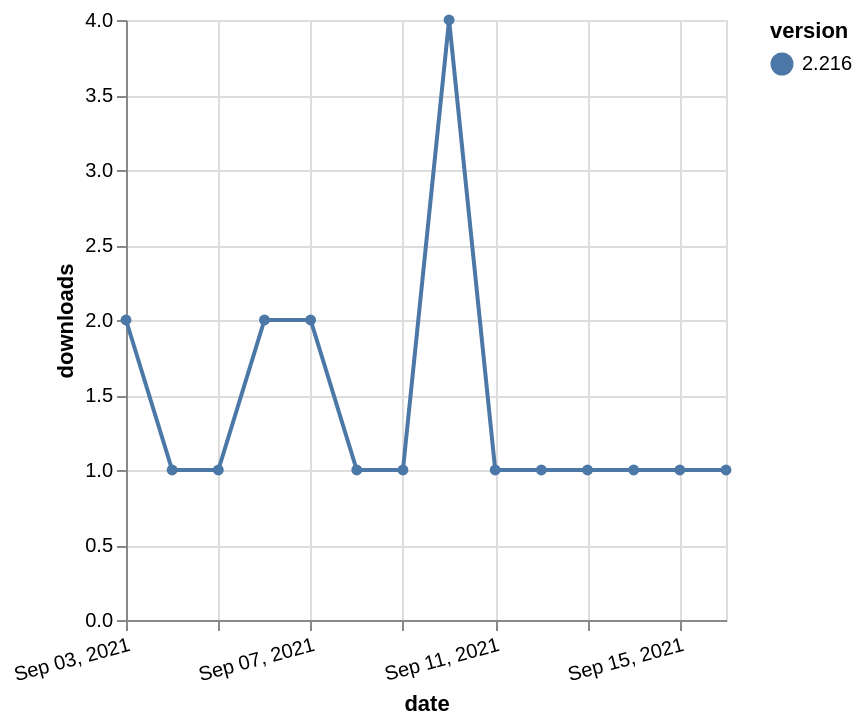

Write a Vega-Lite specification for this figure.
### Vega-Lite specification from a JSON file in a GitHub repository (floating-point values rounded to 4 significant figures)
{"$schema": "https://vega.github.io/schema/vega-lite/v5.json", "description": "A simple bar chart with embedded data.", "data": {"values": [{"date": "2021-09-03", "total": 253, "delta": 2, "version": "2.216"}, {"date": "2021-09-04", "total": 254, "delta": 1, "version": "2.216"}, {"date": "2021-09-05", "total": 255, "delta": 1, "version": "2.216"}, {"date": "2021-09-06", "total": 257, "delta": 2, "version": "2.216"}, {"date": "2021-09-07", "total": 259, "delta": 2, "version": "2.216"}, {"date": "2021-09-08", "total": 260, "delta": 1, "version": "2.216"}, {"date": "2021-09-09", "total": 261, "delta": 1, "version": "2.216"}, {"date": "2021-09-10", "total": 265, "delta": 4, "version": "2.216"}, {"date": "2021-09-11", "total": 266, "delta": 1, "version": "2.216"}, {"date": "2021-09-12", "total": 267, "delta": 1, "version": "2.216"}, {"date": "2021-09-13", "total": 268, "delta": 1, "version": "2.216"}, {"date": "2021-09-14", "total": 269, "delta": 1, "version": "2.216"}, {"date": "2021-09-15", "total": 270, "delta": 1, "version": "2.216"}, {"date": "2021-09-16", "total": 271, "delta": 1, "version": "2.216"}]}, "width": "container", "mark": {"type": "line", "point": {"filled": true}}, "encoding": {"x": {"field": "date", "type": "temporal", "timeUnit": "yearmonthdate", "title": "date", "axis": {"labelAngle": -15}}, "y": {"field": "delta", "type": "quantitative", "title": "downloads"}, "color": {"field": "version", "type": "nominal"}, "tooltip": {"field": "delta"}}}
